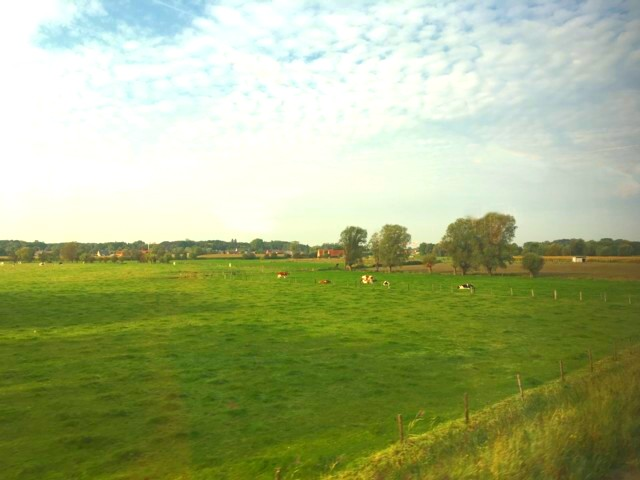
//> input picture bin/imageB.jpg, 640 x 480 px
$ ./ex4-pesudoColor   (built with g++ and OpenCV 4)
//> lines starting //> are read from the running program, lines starting //| are printed output that depends on the picture
#include <opencv2/opencv.hpp>
#include <iostream>

using namespace std;


int main(void)
{
    cv::Mat image = cv::imread("../bin/imageB.jpg");
//> image is the input picture: 480 rows x 640 cols, CV_8UC3; mean B, G, R 128.5, 176.7, 164.3
    cv::Mat gray;

    cv::cvtColor(image, gray, cv::COLOR_BGR2GRAY);
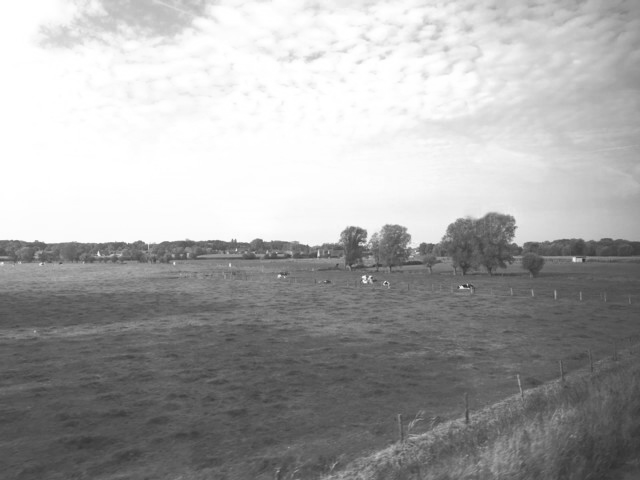
//> gray: 480 rows x 640 cols, CV_8UC1; min 46, max 255, mean 167.5

    cv::Mat output(cv::Size(image.cols, image.rows), CV_8UC3);

    for (int y = 0; y < output.rows; y++)
    {
        uchar *src = gray.ptr(y);
        uchar *p = output.ptr(y);
        for (int x = 0; x < output.cols; x++)
        {
            uchar *blue = &p[x * 3];
            uchar *green = &p[x * 3 + 1];
            uchar *red = &p[x * 3 + 2];

            if (src[x] < 64)
            {
                *blue = 255;
            }
            else if (x < 128)
            {
                *blue = -4 * (*blue) + 512;
            }
            else
            {
                *blue = 0;
            }

            if (src[x] < 64)
            {
                *green = 4 * (*green);
            }
            else if (src[x] < 192)
            {
                *green = 255;
            }
            else
            {
                *green = -4 * (*green) + 512;
            }

            if (src[x] < 128)
            {
                *red = 0;
            }
            else if (src[x] < 192)
            {
                *red = 4 + (*red);
            }
            else
            {
                *red = 255;
            }
        }
    }
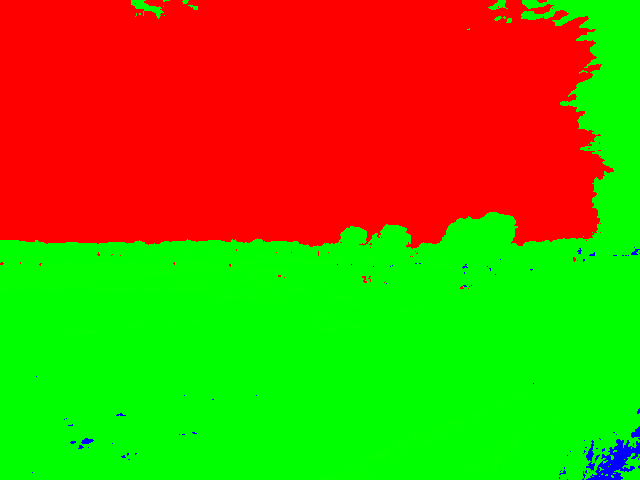
//> output: 480 rows x 640 cols, CV_8UC3; mean B, G, R 1.3, 138.5, 115.6

    cv::resize(gray, gray, cv::Size(), 0.5, 0.5);
//> gray: 240 rows x 320 cols, CV_8UC1
    cv::resize(output, output, cv::Size(), 0.5, 0.5);
//> output: 240 rows x 320 cols, CV_8UC3

    cv::imshow("original", gray);
    cv::imshow("out", output);
    cv::waitKey();
    return 0;
}
